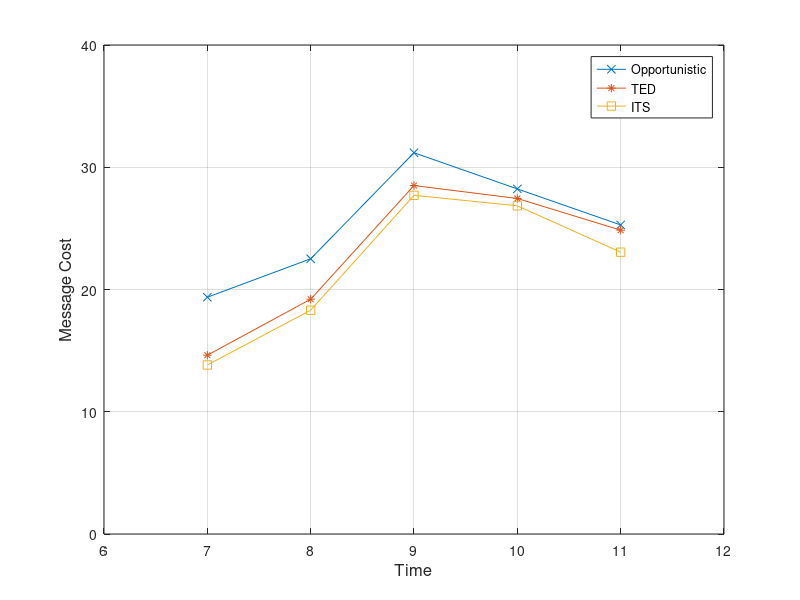

MATLAB code to generate this figure:
x=[7 8 9 10 11]
y=[19.3686 22.5126 31.1857 28.228 25.2813 ]
y1=[14.6256 19.206 28.505 27.4464 24.8523]
y2=[13.8256 18.306 27.705 26.8464 23.0523]
plot(x, y, '-x', x, y1, '-*', x, y2, '-s')
axis([6 12 0 40])
xlabel('Time', 'fontsize',12)
ylabel('Message Cost','fontsize',12)
legend('Opportunistic', 'TED', 'ITS')
grid on
%set(h, 'Box', 'on')
